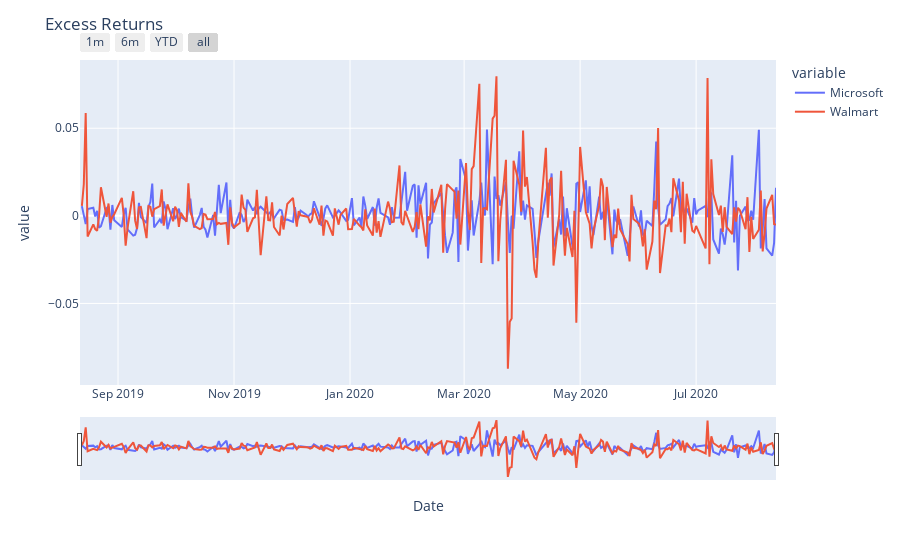

This figure's notebook cell:
### Code cell
excess_returns = stock_returns.sub(sp_returns, axis = 0)
fig_4 = px.line(excess_returns, x= excess_returns.index, y = excess_returns.columns)
fig_4.update_layout(
    title={
        'text': "Excess Returns"})
fig_4.update_xaxes(
    rangeslider_visible=True,
    rangeselector=dict(
        buttons=list([
            dict(count=1, label="1m", step="month", stepmode="backward"),
            dict(count=6, label="6m", step="month", stepmode="backward"),
            dict(count=1, label="YTD", step="year", stepmode="todate"),
            dict(step="all")
        ])
    )
)

fig_4.show()
print('This displays the excess returns between the stocks you selected and the S&P 500. This was calculate by simply subtracting the S&P 500 retuns from the stock returns')

### Figure 1 — Plotly figure (JSON) as saved in the notebook; plotly's stock layout.template omitted (floating-point values rounded to 4 significant figures; data arrays with more than 128 entries replaced by an {"elided": "..."} marker saying what was removed)
{"data": [{"hovertemplate": "variable=Microsoft<br>Date=%{x}<br>value=%{y}<extra></extra>", "legendgroup": "Microsoft", "line": {"color": "#636efa", "dash": "solid"}, "mode": "lines", "name": "Microsoft", "orientation": "v", "showlegend": true, "type": "scatter", "x": {"elided": "254 str values"}, "xaxis": "x", "y": {"elided": "254 float values"}, "yaxis": "y"}, {"hovertemplate": "variable=Walmart<br>Date=%{x}<br>value=%{y}<extra></extra>", "legendgroup": "Walmart", "line": {"color": "#EF553B", "dash": "solid"}, "mode": "lines", "name": "Walmart", "orientation": "v", "showlegend": true, "type": "scatter", "x": {"elided": "254 str values"}, "xaxis": "x", "y": {"elided": "254 float values"}, "yaxis": "y"}], "layout": {"legend": {"title": {"text": "variable"}, "tracegroupgap": 0}, "margin": {"t": 60}, "title": {"text": "Excess Returns"}, "xaxis": {"anchor": "y", "domain": [0, 1], "rangeselector": {"buttons": [{"count": 1, "label": "1m", "step": "month", "stepmode": "backward"}, {"count": 6, "label": "6m", "step": "month", "stepmode": "backward"}, {"count": 1, "label": "YTD", "step": "year", "stepmode": "todate"}, {"step": "all"}]}, "rangeslider": {"visible": true}, "title": {"text": "Date"}}, "yaxis": {"anchor": "x", "domain": [0, 1], "title": {"text": "value"}}}}
